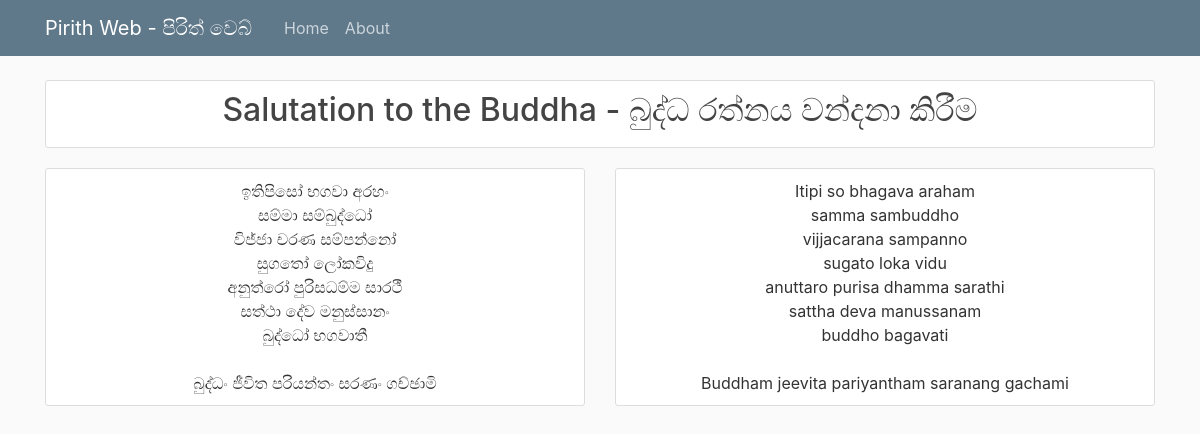
The app's page /post/4 with its own data.
### pirithweb/models.py (models this page shows, shortened)
class Post(db.Model):
    id = db.Column(db.Integer, primary_key=True)
    title = db.Column(db.String(100), nullable=False)
    date_posted = db.Column(db.DateTime, nullable=False, default=datetime.utcnow)
    content1 = db.Column(db.Text, nullable=False)
    content2 = db.Column(db.Text, nullable=False)
    user_id = db.Column(db.Integer, db.ForeignKey('user.id'), nullable=False)

### pirithweb/posts/routes.py (the view)
@posts.route("/post/<int:post_id>")
def post(post_id):
    post = Post.query.get_or_404(post_id)
    return render_template('posts/post.html', title=post.title, post=post)

### pirithweb/templates/posts/post.html (shortened to what this page needs)
{% extends "layout_6-6.html" %}
{% block top %}
  <article class="media content-section">
    <div class="media-body">
      <h2 class="article-title">{{ post.title }}</h2>
    </div>
  </article>
{% endblock top %}
{% block side1 %}
  <article class="media content-section">
    <div class="media-body">
      <center class="article-content">{{ post.content1 }}</center>
    </div>
  </article>
{% endblock side1 %}
{% block side2 %}
  <article class="media content-section">
    <div class="media-body">
      <center class="article-content">{{ post.content2 }}</center>
    </div>
  </article>
{% endblock side2 %}

### pirithweb/static/main.css (style rules this page uses)
body { background: #fafafa; color: #333333; margin-top: 5rem; }
h1, h2, h3, h4, h5, h6 { color: #444444; }
.content-section { background: #ffffff; padding: 10px 20px; border: 1px solid #dddddd; border-radius: 3px; margin-bottom: 20px; }
.article-title { color: #444444; text-align: center; }
.article-content { white-space: pre-line; }

### records on screen
Post: title "Salutation to the Buddha - බුද්ධ රත්නය වන්දනා කිරීම", content1 "ඉතිපිසෝ භගවා අරහං සම්මා සම්බුද්ධෝ විජ්ජා චරණ සම්පන්නෝ සුගතෝ ලෝකවිදු අනුත්රෝ පුරිසධම්ම සාරථී සත්ථා දේව මනුස්සානං බුද්ධෝ භගවාතී බුද්ධං ජීවිත පරියන්තං සරණං ගච්ඡාමි", content2 "Itipi so bhagava araham samma sambuddho vijjacarana sampanno sugato loka vidu anuttaro purisa dhamma sarathi sattha deva manussanam buddho bagavati Buddham jeevita pariyantham saranang gachami"
